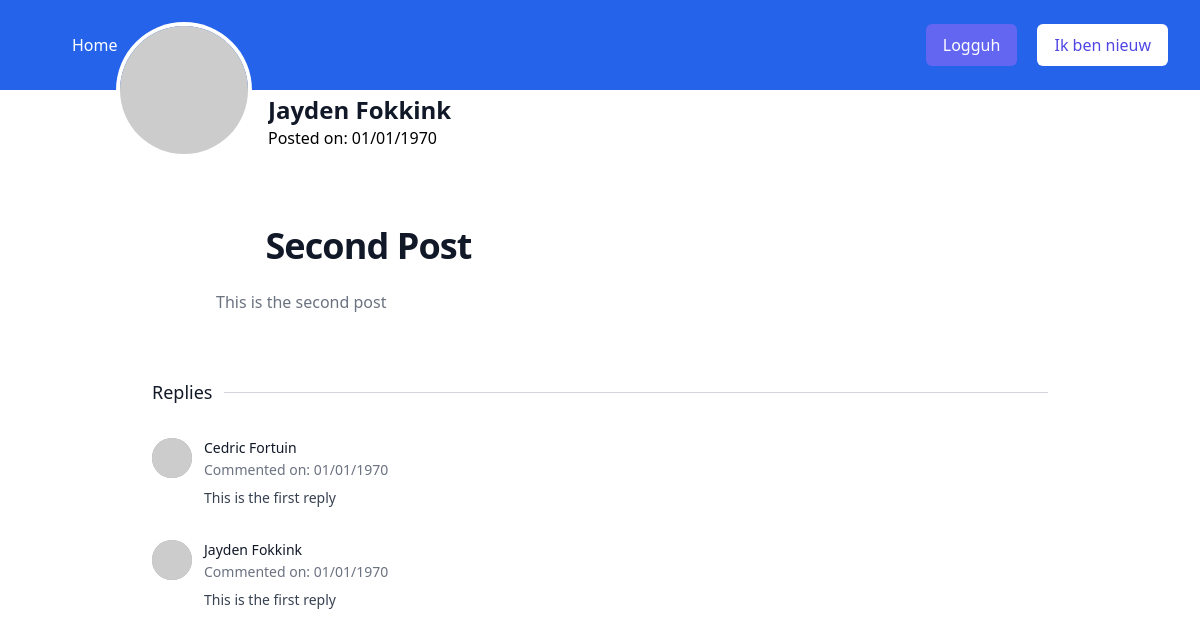
/post.php?postid=2, run on an earlier commit of the app's database.
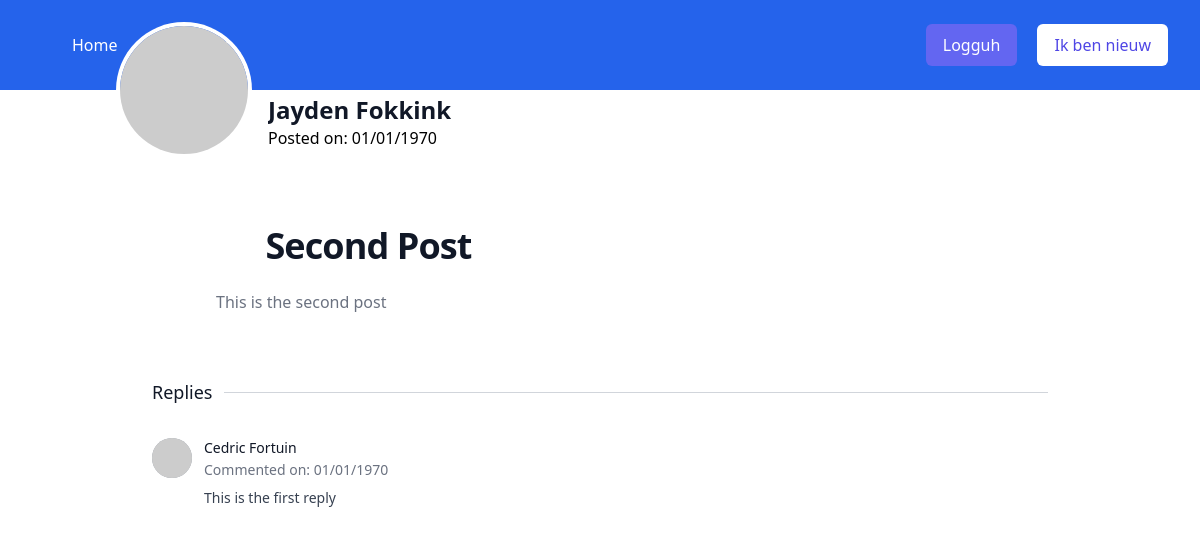
And on a later commit of the database.
### tables this page shows
CREATE TABLE posts
(
    id         integer not null
        primary key autoincrement,
    user_id    integer not null references users(id),
    title      varchar not null,
    body       text    not null,
    image      longtext,
    created_at datetime,
    updated_at datetime
);

CREATE TABLE users
(
    id                integer not null
        primary key autoincrement,
    name              varchar not null,
    email             varchar not null,
    password          varchar not null,
    created_at        datetime
);

CREATE TABLE replies
(
    id         integer not null
        primary key autoincrement,
    post_id    integer not null references posts(id),
    user_id    integer not null references users(id),
    reply      text    not null,
    likes      integer default '0' not null,
    created_at datetime
);

### post.php (the view, shortened to what this page needs)
<?php
require "database/database-connection.php";
$post_id = $_GET['postid'];
$results = $db->query("SELECT * FROM posts
                                INNER JOIN users ON posts.user_id = users.id WHERE posts.id = $post_id");
$replies = $db->query("SELECT * FROM replies
                                INNER JOIN users ON replies.user_id = users.id WHERE replies.post_id = $post_id");
?>
<?php
foreach ($results as $result) {
    ?>
    <!doctype html>
    <html lang="en">
    <body>
    <div>
        <div class="max-w-5xl mx-auto px-4 sm:px-6 lg:px-8">
            <div class="-mt-12 sm:-mt-16 sm:flex sm:items-end sm:space-x-5">
                <div class="flex">
                    <img class="h-24 w-24 rounded-full ring-4 ring-white sm:h-32 sm:w-32"
                         src="https://eu.ui-avatars.com/api/?name=<?php echo str_replace(' ', '+', $result["name"]) ?>"
                         alt="<?php echo $result["name"] ?>">
                </div>
                <div class="mt-6 sm:flex-1 sm:min-w-0 sm:flex sm:items-center sm:justify-end sm:space-x-6 sm:pb-1">
                    <div class="sm:hidden md:block mt-6 min-w-0 flex-1">
                        <h1 class="text-2xl font-bold text-gray-900 truncate">
                            <?php echo $result["name"] ?>
                        </h1>
                        <p>Posted on: <?php echo date("d/m/Y", strtotime($result["created_at"])) ?></p>
                    </div>
                </div>
            </div>
        </div>
    </div>
    <div class="relative py-16 bg-white overflow-hidden">
        <div class="relative px-4 sm:px-6 lg:px-8">
            <div class="text-lg max-w-prose mx-auto">
                <h1>
                    <span class="mt-2 block text-3xl text-start leading-8 font-extrabold tracking-tight text-gray-900 sm:text-4xl"><?php echo $result["title"] ?></span>
                </h1>
            </div>
            <div class="mt-6 prose prose-indigo prose-lg text-gray-500 mx-auto max-w-3xl">
                <?php echo $result["body"] ?>
            </div>
        </div>
    </div>
    <div>
        <div class="max-w-4xl mx-auto">
            <div class="relative mb-8">
                <div class="absolute inset-0 flex items-center" aria-hidden="true">
                    <div class="w-full border-t border-gray-300"></div>
                </div>
                <div class="relative flex justify-start">
                <span class="pr-3 bg-white text-lg font-medium text-gray-900">
                  Replies
                </span>
                </div>
            </div>
            <div class="flow-root">
                <ul role="list" class="-mb-8">
                    <?php
                    foreach ($replies as $reply) {
                        ?>
                        <li>
                            <div class="relative pb-8">
                                <div class="relative flex items-start space-x-3">
                                    <div class="relative">
                                        <img class="h-10 w-10 rounded-full bg-gray-400 flex items-center justify-center ring-8 ring-white"
                                             src="https://eu.ui-avatars.com/api/?name=<?php echo str_replace(' ', '+', $reply["name"]) ?>"
                                             alt="<?php echo $reply["name"] ?>">
                                    </div>
                                    <div class="min-w-0 flex-1">
                                        <div>
                                            <div class="text-sm">
                                                <p class="font-medium text-gray-900"><?php echo $reply["name"] ?></p>
                                            </div>
                                            <p class="mt-0.5 text-sm text-gray-500">
                                                Commented on: <?php echo date("d/m/Y", strtotime($reply["created_at"])) ?>
                                            </p>
                                        </div>
                                        <div class="mt-2 text-sm text-gray-700">
                                            <p>
                                                <?php echo $reply["reply"] ?>
                                            </p>
                                        </div>
                                    </div>
                                </div>
                            </div>
                        </li>
                        <?php
                    }
                    ?>
                </ul>
            </div>
        </div>
    </div>
    </body>
    </html>
    <?php
}
?>

What changed in the data, as far as the page shows it:
changed posts "Second Post": loses replies (user.name "Jayden Fokkink", user.created_at "01/01/1970", reply "This is the first reply")
